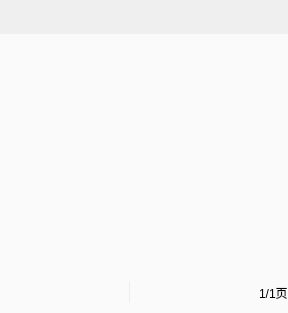
<?xml version="1.0" encoding="UTF-8"?>
<ui version="4.0">
 <class>GoodsSellListWidget</class>
 <widget class="QWidget" name="GoodsSellListWidget">
  <property name="geometry">
   <rect>
    <x>0</x>
    <y>0</y>
    <width>288</width>
    <height>313</height>
   </rect>
  </property>
  <property name="minimumSize">
   <size>
    <width>288</width>
    <height>313</height>
   </size>
  </property>
  <property name="windowTitle">
   <string>Form</string>
  </property>
  <layout class="QVBoxLayout" name="verticalLayout">
   <property name="spacing">
    <number>0</number>
   </property>
   <property name="leftMargin">
    <number>0</number>
   </property>
   <property name="topMargin">
    <number>0</number>
   </property>
   <property name="rightMargin">
    <number>0</number>
   </property>
   <property name="bottomMargin">
    <number>0</number>
   </property>
   <item>
    <widget class="GoodsSellListTitleWidget" name="titleWidget" native="true">
     <property name="minimumSize">
      <size>
       <width>0</width>
       <height>34</height>
      </size>
     </property>
     <property name="maximumSize">
      <size>
       <width>16777215</width>
       <height>34</height>
      </size>
     </property>
    </widget>
   </item>
   <item>
    <widget class="GoodsSellListView" name="listView">
     <property name="focusPolicy">
      <enum>Qt::NoFocus</enum>
     </property>
     <property name="styleSheet">
      <string notr="true">border:none;
background-color: rgb(250, 250, 250);</string>
     </property>
     <property name="verticalScrollBarPolicy">
      <enum>Qt::ScrollBarAlwaysOff</enum>
     </property>
     <property name="horizontalScrollBarPolicy">
      <enum>Qt::ScrollBarAlwaysOff</enum>
     </property>
    </widget>
   </item>
   <item>
    <widget class="QWidget" name="widget" native="true">
     <property name="minimumSize">
      <size>
       <width>0</width>
       <height>41</height>
      </size>
     </property>
     <property name="maximumSize">
      <size>
       <width>16777215</width>
       <height>41</height>
      </size>
     </property>
     <property name="styleSheet">
      <string notr="true">QWidget#widget {
	background-color: rgb(250, 250, 250);
}</string>
     </property>
     <layout class="QHBoxLayout" name="horizontalLayout">
      <property name="spacing">
       <number>0</number>
      </property>
      <property name="leftMargin">
       <number>0</number>
      </property>
      <property name="topMargin">
       <number>0</number>
      </property>
      <property name="rightMargin">
       <number>0</number>
      </property>
      <property name="bottomMargin">
       <number>0</number>
      </property>
      <item>
       <spacer name="horizontalSpacer_4">
        <property name="orientation">
         <enum>Qt::Horizontal</enum>
        </property>
        <property name="sizeHint" stdset="0">
         <size>
          <width>40</width>
          <height>20</height>
         </size>
        </property>
       </spacer>
      </item>
      <item>
       <widget class="QPushButton" name="upPageButton">
        <property name="minimumSize">
         <size>
          <width>87</width>
          <height>37</height>
         </size>
        </property>
        <property name="maximumSize">
         <size>
          <width>288</width>
          <height>37</height>
         </size>
        </property>
        <property name="focusPolicy">
         <enum>Qt::NoFocus</enum>
        </property>
        <property name="styleSheet">
         <string notr="true">QPushButton
{
	border:none;
	background-image: url(:/saleImage/btn-up-nomal.png);
}

QPushButton:pressed
{
	background-image: url(:/saleImage/btn-up-pess.png);
}

QPushButton:disabled
{
background-image: url(:/saleImage/btn-up-disable.png);
}</string>
        </property>
        <property name="text">
         <string/>
        </property>
       </widget>
      </item>
      <item>
       <spacer name="horizontalSpacer_3">
        <property name="orientation">
         <enum>Qt::Horizontal</enum>
        </property>
        <property name="sizeHint" stdset="0">
         <size>
          <width>40</width>
          <height>20</height>
         </size>
        </property>
       </spacer>
      </item>
      <item>
       <widget class="QFrame" name="frame">
        <property name="minimumSize">
         <size>
          <width>1</width>
          <height>22</height>
         </size>
        </property>
        <property name="maximumSize">
         <size>
          <width>1</width>
          <height>22</height>
         </size>
        </property>
        <property name="styleSheet">
         <string notr="true">/*background-color:rgb(167, 167, 167);*/
border:1px solid  rgb(237, 237, 237);</string>
        </property>
        <property name="frameShape">
         <enum>QFrame::VLine</enum>
        </property>
        <property name="frameShadow">
         <enum>QFrame::Raised</enum>
        </property>
       </widget>
      </item>
      <item>
       <spacer name="horizontalSpacer_2">
        <property name="orientation">
         <enum>Qt::Horizontal</enum>
        </property>
        <property name="sizeHint" stdset="0">
         <size>
          <width>40</width>
          <height>20</height>
         </size>
        </property>
       </spacer>
      </item>
      <item>
       <widget class="QPushButton" name="downPageButton">
        <property name="sizePolicy">
         <sizepolicy hsizetype="Preferred" vsizetype="Fixed">
          <horstretch>0</horstretch>
          <verstretch>0</verstretch>
         </sizepolicy>
        </property>
        <property name="minimumSize">
         <size>
          <width>87</width>
          <height>37</height>
         </size>
        </property>
        <property name="maximumSize">
         <size>
          <width>87</width>
          <height>37</height>
         </size>
        </property>
        <property name="focusPolicy">
         <enum>Qt::NoFocus</enum>
        </property>
        <property name="styleSheet">
         <string notr="true">QPushButton
{
	border:none;
	border-image: url(:/saleImage/btn-down-nomal.png);
}

QPushButton:pressed
{
	border-image: url(:/saleImage/btn-down-pess.png);
}

QPushButton:disabled
{
	border-image: url(:/saleImage/btn-down-disabled.png);
}</string>
        </property>
        <property name="text">
         <string/>
        </property>
       </widget>
      </item>
      <item>
       <spacer name="horizontalSpacer">
        <property name="orientation">
         <enum>Qt::Horizontal</enum>
        </property>
        <property name="sizeHint" stdset="0">
         <size>
          <width>40</width>
          <height>20</height>
         </size>
        </property>
       </spacer>
      </item>
      <item>
       <widget class="QLabel" name="sellListPageLabel">
        <property name="text">
         <string>1/1页</string>
        </property>
       </widget>
      </item>
     </layout>
    </widget>
   </item>
  </layout>
 </widget>
 <customwidgets>
  <customwidget>
   <class>GoodsSellListView</class>
   <extends>QListView</extends>
   <header>GoodsSellListView.h</header>
  </customwidget>
  <customwidget>
   <class>GoodsSellListTitleWidget</class>
   <extends>QWidget</extends>
   <header>GoodsSellListTitleWidget.h</header>
   <container>1</container>
  </customwidget>
 </customwidgets>
 <resources/>
 <connections/>
</ui>
